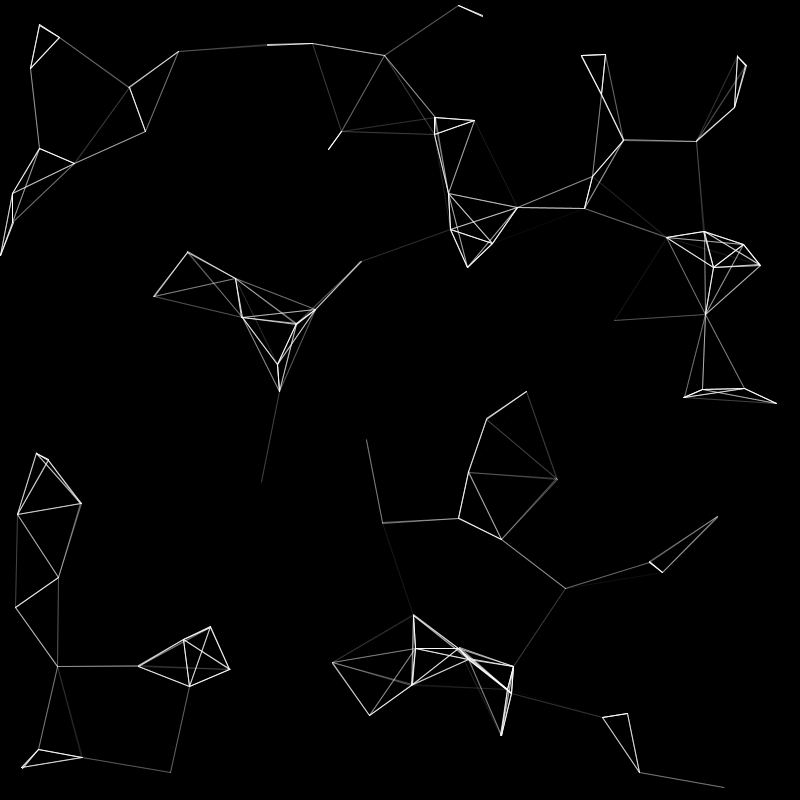
Frame 1 (no input)
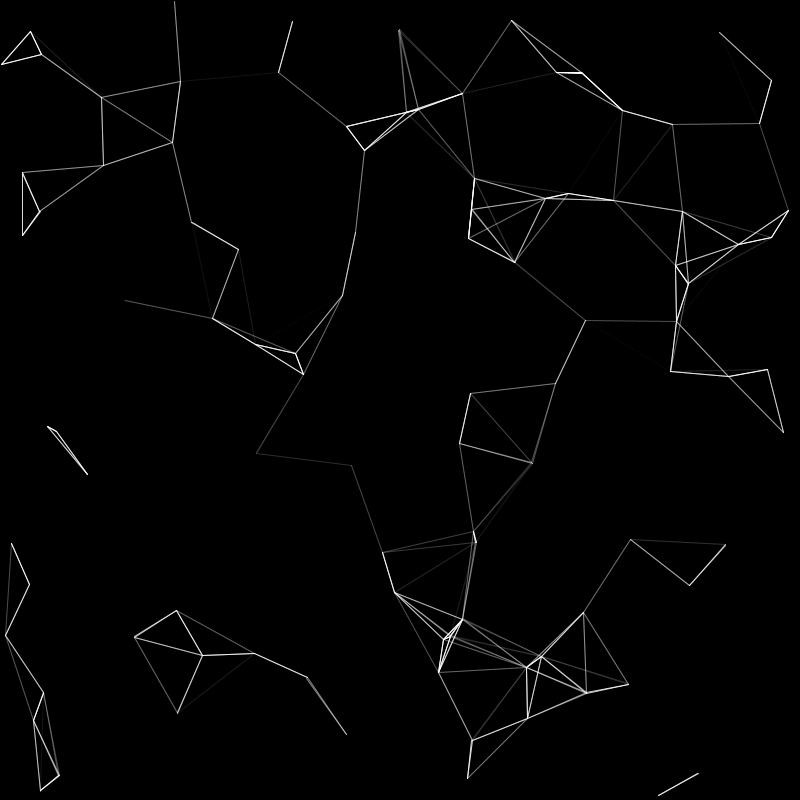
Frame 60 (the mouse pressed at the canvas centre just before this capture)
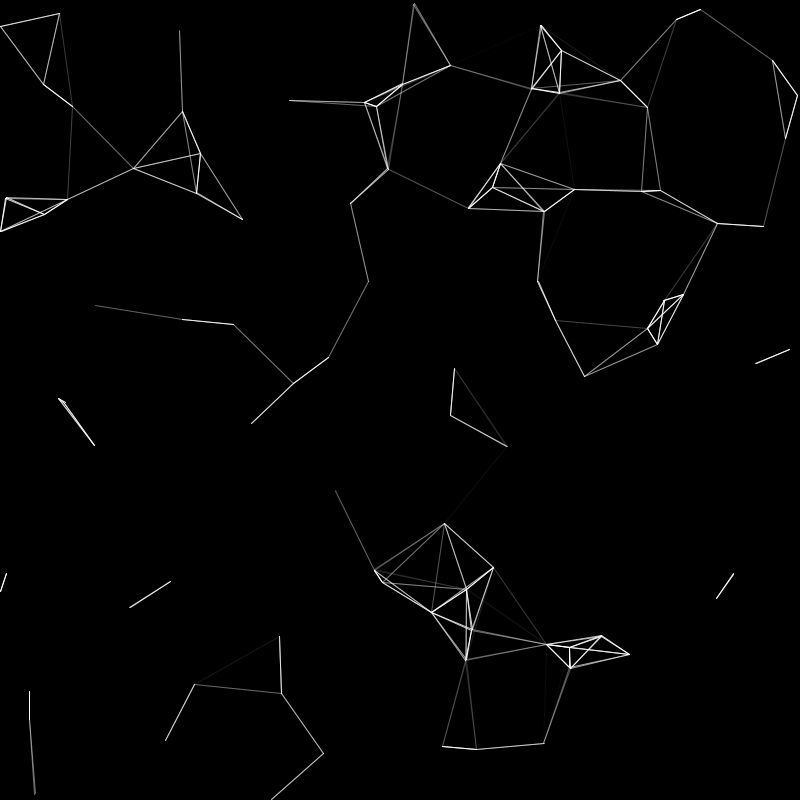
Frame 120 (the mouse held since frame 60 and released just before this capture)

The Processing sketch that drew these frames (run headless with seeded random() and noise(); from frame 60 on, the mouse is pressed at the canvas centre):

// Processing sketch: LinesToNearestPoints
// ── LinesToNearestPoints.pde

ArrayList<Point> points = new ArrayList<Point>();
int amountOfPoints = 100;

void setup() {

  size(800, 800);
  smooth(8);
  
  for (int i = 0; i < amountOfPoints; i++) {
    points.add(new Point());
  }
}


void draw() {
  background(0);
  
  for(Point point : points){
    //noStroke();
    //point.renderPoint();
    stroke(255);
    point.renderLines();
    point.move(0.5);
  }
}

// ── Point.pde
class Point {

  float posx, posy;
  float direction;
  float mouseDist = 50;
  float pointDist = 100;

  Point() {
    posx = random(width);
    posy = random(height);
    direction = random(TWO_PI);
  }

  void move(float speed) {
    posx += speed * cos(direction);
    posy += speed * sin(direction);

    checkBoundary();

    //checkMouse();
  }

  void renderPoint() {
    ellipse(posx, posy, 10, 10);
  }

  void renderLines() {
    joinOtherPoints();
  }

  void checkBoundary() {
    if (posx > width || posx < 0) {
      posx = width - posx;
    }

    if (posy > height || posy < 0) {
      posy = height - posy;
    }
  }

  void joinOtherPoints() {

    for (Point point : points) { 
      if (point != this) {
        float distance = distSqr(point.posx, point.posy, posx, posy);
        if (distance < sq(pointDist)) {
          float alpha = map(distance, 0, sq(pointDist), 255, 0);
          stroke(255, 255, 255, alpha);
          line(posx, posy, point.posx, point.posy);
        }
      }
    }

    //float distance = distSqr(mouseX, mouseY, posx, posy);
    //if (distance < sq(pointDist)) {
    //  float alpha = map(distance, 0, sq(pointDist), 255, 0);
    //  stroke(255, 255, 255, alpha);
    //  line(posx, posy, mouseX, mouseY);
    //}
  }

  void checkMouse() {
    if (distSqr(mouseX, mouseY, posx, posy) > sq(mouseDist)) {
    }
  }

  float distSqr(float x1, float y1, float x2, float y2) {
    return sq(x2 - x1) + sq(y2 - y1);
  }
}
